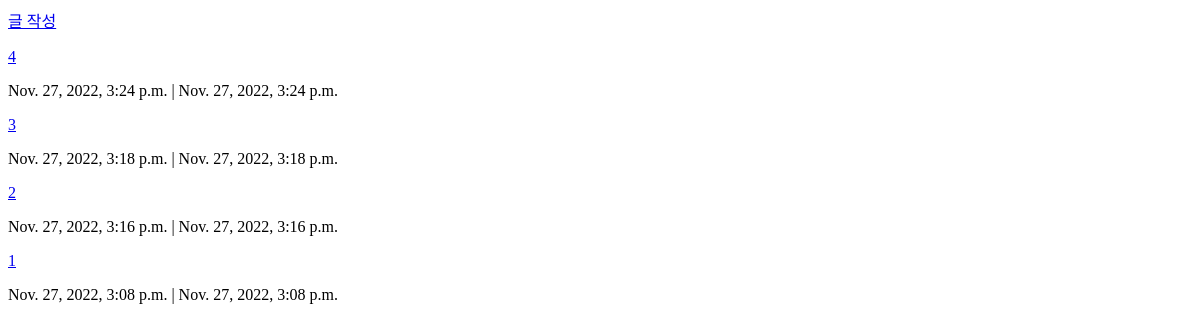
Page /articles/index/ on the earlier database version.
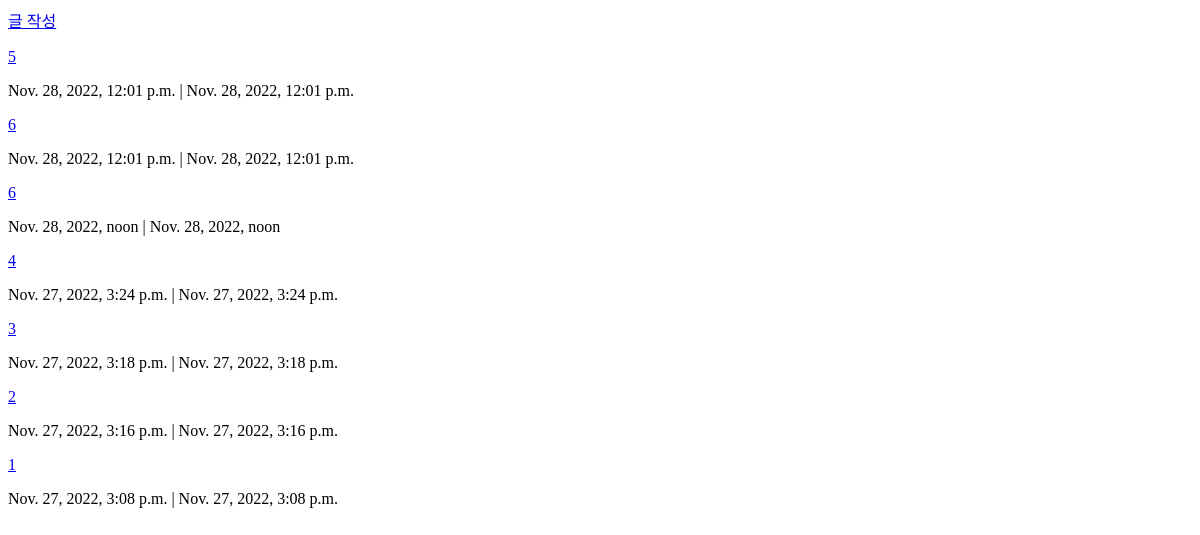
Same page on the later database version.
### articles/models.py (models this page shows)
class Article(models.Model):
    title = models.CharField(max_length=20)
    content = models.TextField()
    created_at = models.DateTimeField(auto_now_add=True)
    updated_at = models.DateTimeField(auto_now=True)

### articles/views.py (the view)
# urls.py: path('index/', views.index, name='index'),
def index(request):
    articles = Article.objects.order_by('-pk')
    context = {
        'articles': articles
    }
    return render(request, 'articles/index.html', context)

### articles/templates/articles/index.html (shortened to what this page needs)
{% extends 'base.html' %}
{% block content %}
<a href="{% url 'articles:create' %}">글 작성</a>
{% for article in articles %}
    <p><a href="{% url 'articles:detail' article.pk %}">{{ article.title }}</a></p>
    <p>{{ article.created_at }} | {{ article.updated_at }}</p>
{% endfor %}
{% endblock %}

### templates/base.html (shortened to what this page needs)
<!DOCTYPE html>
<html lang="en">
<head>
</head>
<body>
    {% block content %}
    {% endblock %}
</body>
</html>

Differences in the rows shown:
added Article: title "5", created_at "Nov. 28, 2022, 12:01 p.m.", updated_at "Nov. 28, 2022, 12:01 p.m."
added Article: title "6", created_at "Nov. 28, 2022, 12:01 p.m.", updated_at "Nov. 28, 2022, 12:01 p.m."
added Article: title "6", created_at "Nov. 28, 2022, noon", updated_at "Nov. 28, 2022, noon"
